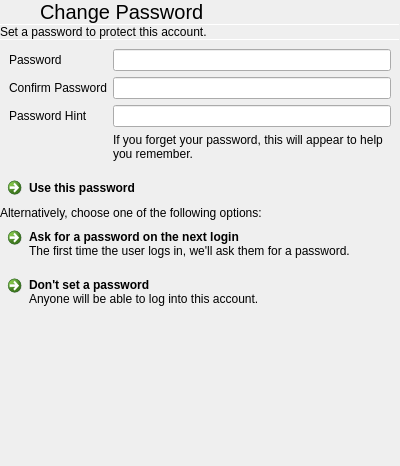
<?xml version="1.0" encoding="UTF-8"?>
<ui version="4.0">
 <class>ChangePasswordDialog</class>
 <widget class="QWidget" name="ChangePasswordDialog">
  <property name="geometry">
   <rect>
    <x>0</x>
    <y>0</y>
    <width>400</width>
    <height>466</height>
   </rect>
  </property>
  <property name="windowTitle">
   <string>Form</string>
  </property>
  <layout class="QVBoxLayout" name="verticalLayout">
   <property name="spacing">
    <number>0</number>
   </property>
   <property name="leftMargin">
    <number>0</number>
   </property>
   <property name="topMargin">
    <number>0</number>
   </property>
   <property name="rightMargin">
    <number>0</number>
   </property>
   <property name="bottomMargin">
    <number>0</number>
   </property>
   <item>
    <widget class="tStackedWidget" name="stackedWidget">
     <property name="currentIndex">
      <number>0</number>
     </property>
     <widget class="QWidget" name="setPasswordPage">
      <layout class="QVBoxLayout" name="verticalLayout_7">
       <property name="spacing">
        <number>0</number>
       </property>
       <property name="leftMargin">
        <number>0</number>
       </property>
       <property name="topMargin">
        <number>0</number>
       </property>
       <property name="rightMargin">
        <number>0</number>
       </property>
       <property name="bottomMargin">
        <number>0</number>
       </property>
       <item>
        <layout class="QHBoxLayout" name="horizontalLayout">
         <property name="spacing">
          <number>0</number>
         </property>
         <item>
          <widget class="QPushButton" name="backButton">
           <property name="sizePolicy">
            <sizepolicy hsizetype="Preferred" vsizetype="Preferred">
             <horstretch>0</horstretch>
             <verstretch>0</verstretch>
            </sizepolicy>
           </property>
           <property name="text">
            <string/>
           </property>
           <property name="icon">
            <iconset theme="go-previous">
             <normaloff>../PulseaudioPane</normaloff>../PulseaudioPane</iconset>
           </property>
           <property name="flat">
            <bool>true</bool>
           </property>
          </widget>
         </item>
         <item>
          <widget class="QLabel" name="label">
           <property name="sizePolicy">
            <sizepolicy hsizetype="Expanding" vsizetype="Preferred">
             <horstretch>0</horstretch>
             <verstretch>0</verstretch>
            </sizepolicy>
           </property>
           <property name="font">
            <font>
             <pointsize>15</pointsize>
            </font>
           </property>
           <property name="text">
            <string>Change Password</string>
           </property>
           <property name="margin">
            <number>9</number>
           </property>
          </widget>
         </item>
        </layout>
       </item>
       <item>
        <widget class="Line" name="line">
         <property name="maximumSize">
          <size>
           <width>16777215</width>
           <height>1</height>
          </size>
         </property>
         <property name="orientation">
          <enum>Qt::Horizontal</enum>
         </property>
        </widget>
       </item>
       <item>
        <widget class="QLabel" name="label_29">
         <property name="text">
          <string>Set a password to protect this account.</string>
         </property>
         <property name="margin">
          <number>9</number>
         </property>
        </widget>
       </item>
       <item>
        <widget class="Line" name="line_7">
         <property name="maximumSize">
          <size>
           <width>16777215</width>
           <height>1</height>
          </size>
         </property>
         <property name="orientation">
          <enum>Qt::Horizontal</enum>
         </property>
        </widget>
       </item>
       <item>
        <layout class="QGridLayout" name="gridLayout_6">
         <property name="leftMargin">
          <number>9</number>
         </property>
         <property name="topMargin">
          <number>9</number>
         </property>
         <property name="rightMargin">
          <number>9</number>
         </property>
         <property name="bottomMargin">
          <number>9</number>
         </property>
         <property name="spacing">
          <number>6</number>
         </property>
         <item row="0" column="0">
          <widget class="QLabel" name="label_25">
           <property name="text">
            <string>Password</string>
           </property>
          </widget>
         </item>
         <item row="1" column="1">
          <widget class="QLineEdit" name="confirmPasswordLineEdit">
           <property name="echoMode">
            <enum>QLineEdit::Password</enum>
           </property>
          </widget>
         </item>
         <item row="1" column="0">
          <widget class="QLabel" name="label_26">
           <property name="text">
            <string>Confirm Password</string>
           </property>
          </widget>
         </item>
         <item row="0" column="1">
          <widget class="QLineEdit" name="passwordLineEdit">
           <property name="echoMode">
            <enum>QLineEdit::Password</enum>
           </property>
          </widget>
         </item>
         <item row="2" column="1">
          <widget class="QLineEdit" name="passwordHintLineEdit"/>
         </item>
         <item row="2" column="0">
          <widget class="QLabel" name="label_27">
           <property name="text">
            <string>Password Hint</string>
           </property>
          </widget>
         </item>
         <item row="3" column="1">
          <widget class="QLabel" name="label_28">
           <property name="text">
            <string>If you forget your password, this will appear to help you remember.</string>
           </property>
           <property name="wordWrap">
            <bool>true</bool>
           </property>
          </widget>
         </item>
        </layout>
       </item>
       <item>
        <widget class="QCommandLinkButton" name="setPasswordButton">
         <property name="text">
          <string>Use this password</string>
         </property>
        </widget>
       </item>
       <item>
        <widget class="QLabel" name="label_31">
         <property name="text">
          <string>Alternatively, choose one of the following options:</string>
         </property>
         <property name="margin">
          <number>9</number>
         </property>
        </widget>
       </item>
       <item>
        <widget class="QCommandLinkButton" name="askForPasswordButton">
         <property name="text">
          <string>Ask for a password on the next login</string>
         </property>
         <property name="description">
          <string>The first time the user logs in, we'll ask them for a password.</string>
         </property>
        </widget>
       </item>
       <item>
        <widget class="QCommandLinkButton" name="noPasswordButton">
         <property name="text">
          <string>Don't set a password</string>
         </property>
         <property name="description">
          <string>Anyone will be able to log into this account.</string>
         </property>
        </widget>
       </item>
       <item>
        <spacer name="verticalSpacer_6">
         <property name="orientation">
          <enum>Qt::Vertical</enum>
         </property>
         <property name="sizeHint" stdset="0">
          <size>
           <width>20</width>
           <height>40</height>
          </size>
         </property>
        </spacer>
       </item>
      </layout>
     </widget>
     <widget class="QWidget" name="processingPage">
      <layout class="QGridLayout" name="gridLayout_7">
       <item row="0" column="1">
        <spacer name="verticalSpacer_8">
         <property name="orientation">
          <enum>Qt::Vertical</enum>
         </property>
         <property name="sizeHint" stdset="0">
          <size>
           <width>20</width>
           <height>204</height>
          </size>
         </property>
        </spacer>
       </item>
       <item row="1" column="0">
        <spacer name="horizontalSpacer_3">
         <property name="orientation">
          <enum>Qt::Horizontal</enum>
         </property>
         <property name="sizeHint" stdset="0">
          <size>
           <width>171</width>
           <height>20</height>
          </size>
         </property>
        </spacer>
       </item>
       <item row="1" column="1">
        <widget class="tCircularSpinner" name="widget_2" native="true"/>
       </item>
       <item row="1" column="2">
        <spacer name="horizontalSpacer_4">
         <property name="orientation">
          <enum>Qt::Horizontal</enum>
         </property>
         <property name="sizeHint" stdset="0">
          <size>
           <width>170</width>
           <height>20</height>
          </size>
         </property>
        </spacer>
       </item>
       <item row="2" column="1">
        <spacer name="verticalSpacer_7">
         <property name="orientation">
          <enum>Qt::Vertical</enum>
         </property>
         <property name="sizeHint" stdset="0">
          <size>
           <width>20</width>
           <height>203</height>
          </size>
         </property>
        </spacer>
       </item>
      </layout>
     </widget>
    </widget>
   </item>
  </layout>
 </widget>
 <customwidgets>
  <customwidget>
   <class>tCircularSpinner</class>
   <extends>QWidget</extends>
   <header location="global">tcircularspinner.h</header>
   <container>1</container>
  </customwidget>
  <customwidget>
   <class>tStackedWidget</class>
   <extends>QStackedWidget</extends>
   <header location="global">tstackedwidget.h</header>
   <container>1</container>
  </customwidget>
 </customwidgets>
 <tabstops>
  <tabstop>passwordLineEdit</tabstop>
  <tabstop>confirmPasswordLineEdit</tabstop>
  <tabstop>passwordHintLineEdit</tabstop>
  <tabstop>setPasswordButton</tabstop>
  <tabstop>askForPasswordButton</tabstop>
  <tabstop>noPasswordButton</tabstop>
  <tabstop>backButton</tabstop>
 </tabstops>
 <resources/>
 <connections/>
</ui>
